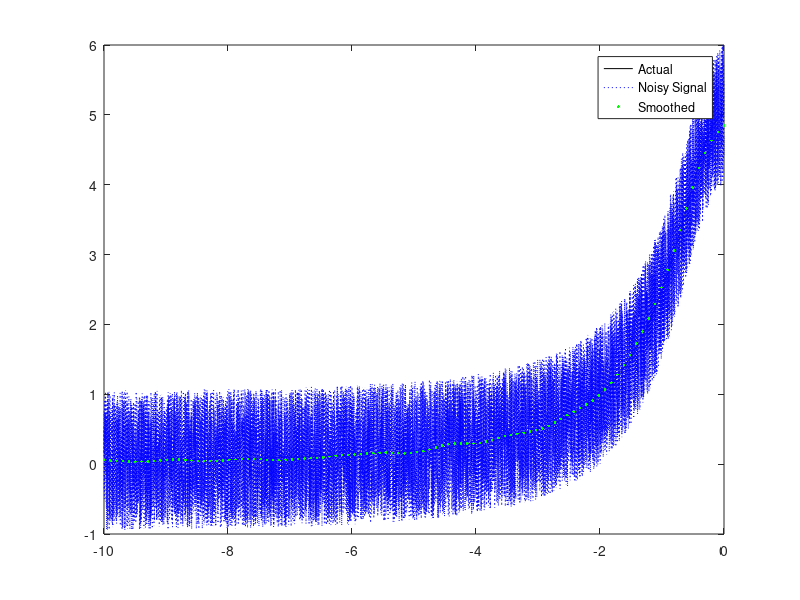

Write MATLAB code to recreate this figure. (Note: this script raises an error after producing the figure.)
xd = linspace(-10,0,10000);

f = @(x) 5./(1 + x.^2);

yd = f(xd) + (2*rand(size(xd)) - 1);

w = 0.5;
window = @(x) w^-4 * (x - w).^2 .* (x + w).^2;
% window = @(x) x - x + 1;

N = 100;
xq = linspace(-10,0,N);
yq = zeros(1,N);
for i = 1:N
    x = xq(i);
    nearby = xd(abs(xd - x) <= w);
    weights = window(nearby - x);
    weights = weights ./ sum(weights);
    yq(i) = sum(weights .* yd(abs(xd - x) <= w));
end

figure(1)
plot(xd, f(xd),'k-','DisplayName','Actual')
hold on
plot(xd,yd,'b:','DisplayName','Noisy Signal')
plot(xq,yq,'g.','DisplayName','Smoothed')
hold off
legend
ylim([-1,6])

%% Load rigidity data file

% filePath = "C:\Users\rcmoo\Documents\GitHub\SqueezeFlowRheometer\data\2023-08-07_10-28-04_rigidity_test-data.csv";
filePath = "C:\Users\rcmoo\Documents\GitHub\SqueezeFlowRheometer\data\2023-08-07_11-50-25_rigidity_test-data.csv";
% filePath = "C:\Users\rcmoo\Documents\GitHub\SqueezeFlowRheometer\data\2023-08-07_15-48-06_rigidity_test-data.csv";

rigidity_data = sfrStructGenerator(filePath)
%%
threshold = 0.002;
idxs = rigidity_data.F > threshold;
% plot(rigidity_data.h,rigidity_data.F)
% hold on
% plot(rigidity_data.h(idxs),rigidity_data.F(idxs))
% hold off

rigidity_h = rigidity_data.h(idxs);
rigidity_F = rigidity_data.F(idxs);


N = 100;
xq = linspace(min(rigidity_h),max(rigidity_h),N);

% w = 1e-5;
w = xq(2) - xq(1)
window = @(x) w^-4 * (x - w).^2 .* (x + w).^2;

yq = zeros(1,N);
for i = 1:N
    x = xq(i);
    nearby = rigidity_h(abs(rigidity_h - x) <= w);
    weights = window(nearby - x);
    weights = weights ./ sum(weights);
    yq(i) = sum(weights .* rigidity_F(abs(rigidity_h - x) <= w));

    % nearby = rigidity_data.h(abs(rigidity_data.h - x) <= w);
    % weights = window(nearby - x);
    % weights = weights ./ sum(weights);
    % yq(i) = sum(weights .* rigidity_data.F(abs(rigidity_data.h - x) <= w));
end

figure(1)
plot(rigidity_h,rigidity_F,'r-','DisplayName','Noisy Signal')
hold on
plot(xq,yq,'b.','DisplayName','Smoothed')
hold off
legend